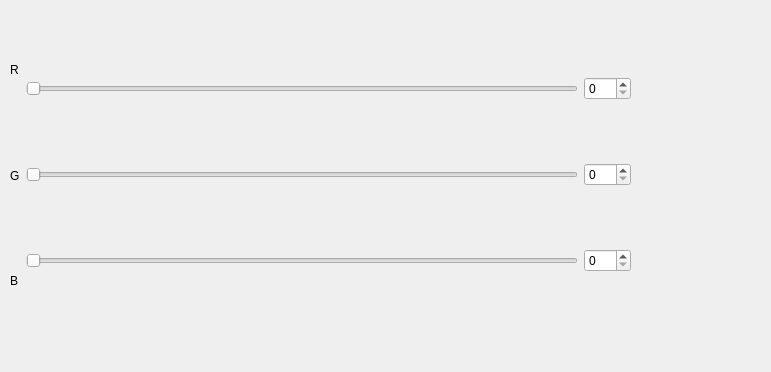
<?xml version="1.0" encoding="UTF-8"?>
<ui version="4.0">
 <class>Dialog2</class>
 <widget class="QDialog" name="Dialog2">
  <property name="geometry">
   <rect>
    <x>0</x>
    <y>0</y>
    <width>771</width>
    <height>372</height>
   </rect>
  </property>
  <property name="windowTitle">
   <string>Dialog</string>
  </property>
  <widget class="QWidget" name="">
   <property name="geometry">
    <rect>
     <x>10</x>
     <y>20</y>
     <width>691</width>
     <height>311</height>
    </rect>
   </property>
   <layout class="QGridLayout" name="gridLayout_2">
    <item row="0" column="0">
     <widget class="QLabel" name="label_3">
      <property name="text">
       <string>R</string>
      </property>
     </widget>
    </item>
    <item row="0" column="1" rowspan="3">
     <layout class="QGridLayout" name="gridLayout">
      <item row="2" column="0">
       <widget class="QSlider" name="blueSlide">
        <property name="maximum">
         <number>255</number>
        </property>
        <property name="orientation">
         <enum>Qt::Horizontal</enum>
        </property>
       </widget>
      </item>
      <item row="0" column="2" rowspan="3">
       <widget class="QWidget" name="displayWidget" native="true">
        <property name="minimumSize">
         <size>
          <width>64</width>
          <height>64</height>
         </size>
        </property>
        <property name="autoFillBackground">
         <bool>true</bool>
        </property>
       </widget>
      </item>
      <item row="2" column="1">
       <widget class="QSpinBox" name="blueSpinBox">
        <property name="maximum">
         <number>255</number>
        </property>
       </widget>
      </item>
      <item row="1" column="1">
       <widget class="QSpinBox" name="greenSpinBox">
        <property name="maximum">
         <number>255</number>
        </property>
       </widget>
      </item>
      <item row="0" column="0">
       <widget class="QSlider" name="redSlide">
        <property name="maximum">
         <number>255</number>
        </property>
        <property name="orientation">
         <enum>Qt::Horizontal</enum>
        </property>
       </widget>
      </item>
      <item row="0" column="1">
       <widget class="QSpinBox" name="redSpinBox">
        <property name="maximum">
         <number>255</number>
        </property>
       </widget>
      </item>
      <item row="1" column="0">
       <widget class="QSlider" name="greenSlide">
        <property name="maximum">
         <number>255</number>
        </property>
        <property name="orientation">
         <enum>Qt::Horizontal</enum>
        </property>
       </widget>
      </item>
     </layout>
    </item>
    <item row="1" column="0">
     <widget class="QLabel" name="label_2">
      <property name="text">
       <string>G</string>
      </property>
     </widget>
    </item>
    <item row="2" column="0">
     <widget class="QLabel" name="label_4">
      <property name="text">
       <string>B</string>
      </property>
     </widget>
    </item>
   </layout>
  </widget>
 </widget>
 <resources/>
 <connections>
  <connection>
   <sender>redSlide</sender>
   <signal>valueChanged(int)</signal>
   <receiver>redSpinBox</receiver>
   <slot>setValue(int)</slot>
   <hints>
    <hint type="sourcelabel">
     <x>141</x>
     <y>80</y>
    </hint>
    <hint type="destinationlabel">
     <x>599</x>
     <y>90</y>
    </hint>
   </hints>
  </connection>
  <connection>
   <sender>redSpinBox</sender>
   <signal>valueChanged(int)</signal>
   <receiver>redSlide</receiver>
   <slot>setValue(int)</slot>
   <hints>
    <hint type="sourcelabel">
     <x>601</x>
     <y>81</y>
    </hint>
    <hint type="destinationlabel">
     <x>465</x>
     <y>87</y>
    </hint>
   </hints>
  </connection>
  <connection>
   <sender>greenSlide</sender>
   <signal>valueChanged(int)</signal>
   <receiver>greenSpinBox</receiver>
   <slot>setValue(int)</slot>
   <hints>
    <hint type="sourcelabel">
     <x>441</x>
     <y>170</y>
    </hint>
    <hint type="destinationlabel">
     <x>594</x>
     <y>174</y>
    </hint>
   </hints>
  </connection>
  <connection>
   <sender>greenSpinBox</sender>
   <signal>valueChanged(int)</signal>
   <receiver>greenSlide</receiver>
   <slot>setValue(int)</slot>
   <hints>
    <hint type="sourcelabel">
     <x>600</x>
     <y>185</y>
    </hint>
    <hint type="destinationlabel">
     <x>471</x>
     <y>183</y>
    </hint>
   </hints>
  </connection>
  <connection>
   <sender>blueSlide</sender>
   <signal>valueChanged(int)</signal>
   <receiver>blueSpinBox</receiver>
   <slot>setValue(int)</slot>
   <hints>
    <hint type="sourcelabel">
     <x>457</x>
     <y>256</y>
    </hint>
    <hint type="destinationlabel">
     <x>599</x>
     <y>259</y>
    </hint>
   </hints>
  </connection>
  <connection>
   <sender>blueSpinBox</sender>
   <signal>valueChanged(int)</signal>
   <receiver>blueSlide</receiver>
   <slot>setValue(int)</slot>
   <hints>
    <hint type="sourcelabel">
     <x>604</x>
     <y>268</y>
    </hint>
    <hint type="destinationlabel">
     <x>432</x>
     <y>262</y>
    </hint>
   </hints>
  </connection>
  <connection>
   <sender>redSlide</sender>
   <signal>valueChanged(int)</signal>
   <receiver>redSpinBox</receiver>
   <slot>setValue(int)</slot>
   <hints>
    <hint type="sourcelabel">
     <x>432</x>
     <y>94</y>
    </hint>
    <hint type="destinationlabel">
     <x>611</x>
     <y>90</y>
    </hint>
   </hints>
  </connection>
 </connections>
</ui>
